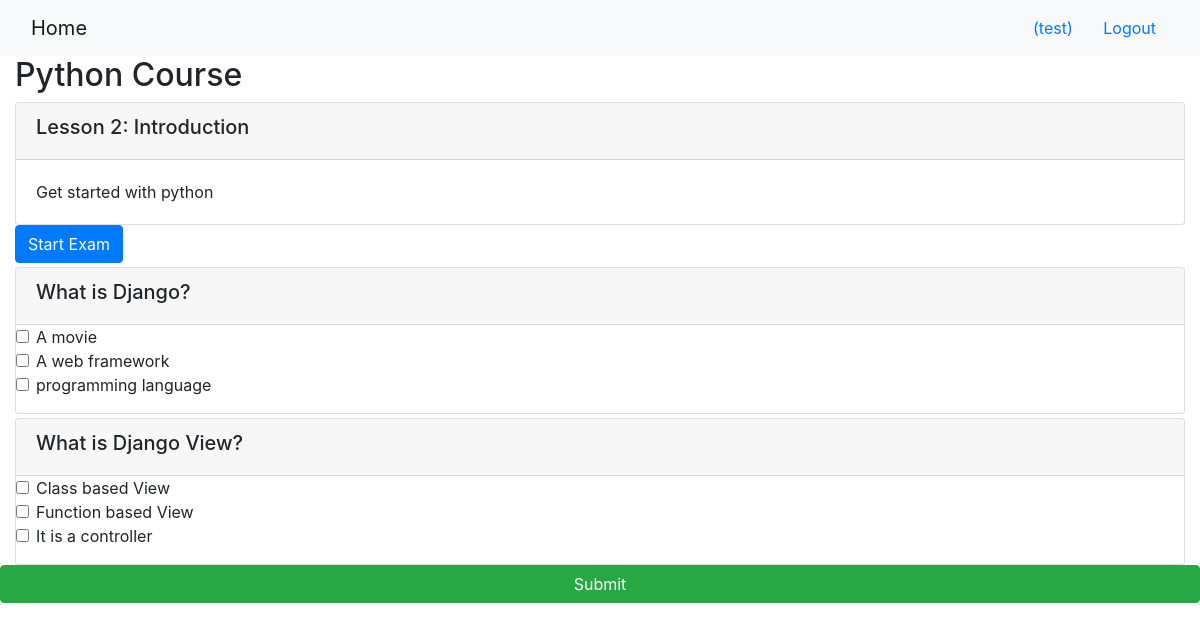
/onlinecourse/1/ (signed in), run on the app's committed database.
### onlinecourse/models.py (models this page shows, shortened)
class Course(models.Model):
    name = models.CharField(null=False, max_length=30, default='online course')
    image = models.ImageField(upload_to='course_images/')
    description = models.CharField(max_length=1000)
    pub_date = models.DateField(null=True)
    instructors = models.ManyToManyField(Instructor)
    users = models.ManyToManyField(settings.AUTH_USER_MODEL, through='Enrollment')
    total_enrollment = models.IntegerField(default=0)
    is_enrolled = False

class Lesson(models.Model):
    title = models.CharField(max_length=200, default="title")
    order = models.IntegerField(default=0)
    course = models.ForeignKey(Course, on_delete=models.CASCADE)
    content = models.TextField()

class Question(models.Model):
    lesson = models.ForeignKey(Lesson, on_delete=models.CASCADE)
    question_text = models.CharField(max_length=1000)
    grade = models.IntegerField(default=0)

class Choice(models.Model):
    question = models.ForeignKey(Question, on_delete=models.CASCADE)
    is_correct = models.BooleanField(default=False)
    choice_text = models.CharField(max_length=1000)

### onlinecourse/views.py (the view)
# urls.py: path('<int:pk>/', views.CourseDetailView.as_view(), name='course_details'),
class CourseDetailView(generic.DetailView):
    model = Course
    template_name = 'onlinecourse/course_detail_bootstrap.html'

### onlinecourse/templates/onlinecourse/course_detail_bootstrap.html (shortened to what this page needs)
<!DOCTYPE html>
<html lang="en">
<head>
     {% load static %}
    <link rel="stylesheet" href="https://maxcdn.bootstrapcdn.com/bootstrap/4.5.2/css/bootstrap.min.css">
</head>
<body>
    <nav class="navbar navbar-light bg-light">
        <div class="container-fluid">
            <div class="navbar-header">
                  <a class="navbar-brand" href="{% url 'onlinecourse:index' %}">Home</a>
            </div>
            <ul class="nav navbar-nav navbar-right">
                {% if user.is_authenticated %}
                <li>
                    <a class="btn btn-link" href="#">{{ user.first_name }}({{ user.username }})</a>
                    <a class="btn btn-link" href="{% url 'onlinecourse:logout' %}">Logout</a>
                </li>
                {% endif %}
            </ul>
        </div>
    </nav>
    <div class="container-fluid">
        <h2>{{ course.name }}</h2>
        <div class="card-columns-vertical">
            {% for lesson in course.lesson_set.all %}
                <div class="card mt-1">
                    <div class="card-header"><h5>Lesson {{lesson.order|add:1}}: {{lesson.title}}</h5></div>
                    <div class="card-body">{{lesson.content}}</div>
                </div>
                <button type="button" class="btn btn-primary" data-toggle="collapse" data-target="#exam">Start Exam</button>
                <div id="exam" class="collapse">
                    {% if user.is_authenticated %}
                        {% for question in lesson.question_set.all %}
                        <div class="card mt-1">
                            <div class="card-header"><h5>{{ question.question_text}}</h5></div>
                                <div class="form-group">
                                    {% for choice in question.choice_set.all %}
                                    <div class="form-check">
                                        <label class="form-check-label">
                                            <input type="checkbox" name="choice_{{choice.id}}"
                                                    class="form-check-input" id="{{choice.id}}"
                                                    value="{{choice.id}}">{{ choice.choice_text }}
                                        </label>
                                    </div>
                                    {% endfor %}
                                </div>
                            </div>
                        </div>
                        {% endfor %}
                        <input class="btn btn-success btn-block" type="submit" value="Submit">
                    {% endif %}
            {% endfor %}
</body>
</html>

### data on the page
Course: name "Python Course"
Lesson: order|add "2", title "Introduction", content "Get started with python"
Question: question_text "What is Django?"
Choice: choice_text "A movie"
Choice: choice_text "A web framework"
Choice: choice_text "programming language"
Question: question_text "What is Django View?"
Choice: choice_text "Class based View"
Choice: choice_text "Function based View"
Choice: choice_text "It is a controller"

### other printed values
{{ user.username }} "test"
